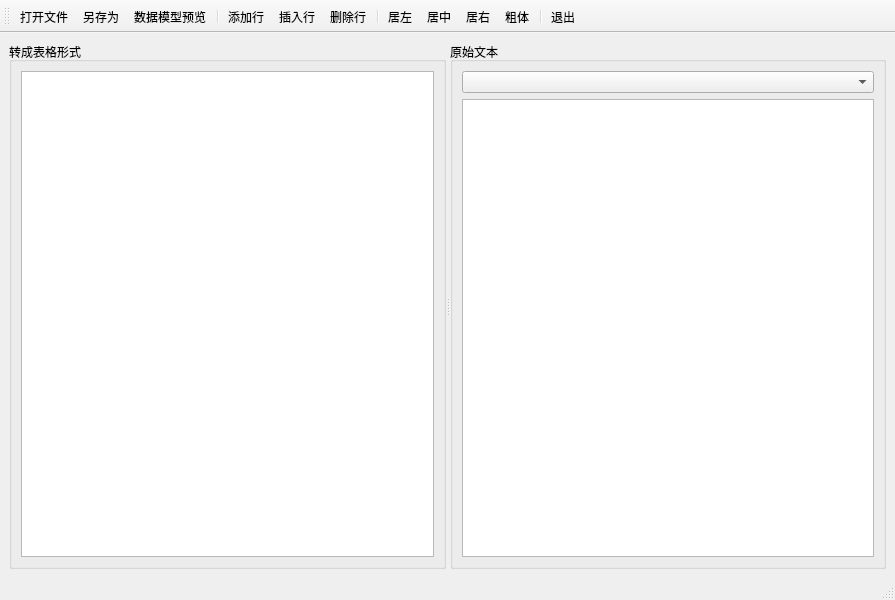
<?xml version="1.0" encoding="UTF-8"?>
<ui version="4.0">
 <class>MainWindow</class>
 <widget class="QMainWindow" name="MainWindow">
  <property name="geometry">
   <rect>
    <x>0</x>
    <y>0</y>
    <width>895</width>
    <height>600</height>
   </rect>
  </property>
  <property name="windowTitle">
   <string>MainWindow</string>
  </property>
  <widget class="QWidget" name="centralwidget">
   <layout class="QHBoxLayout" name="horizontalLayout_3">
    <item>
     <widget class="QSplitter" name="splitter">
      <property name="orientation">
       <enum>Qt::Horizontal</enum>
      </property>
      <widget class="QGroupBox" name="groupBox">
       <property name="title">
        <string>转成表格形式</string>
       </property>
       <layout class="QHBoxLayout" name="horizontalLayout">
        <item>
         <widget class="QTableView" name="tableView"/>
        </item>
       </layout>
      </widget>
      <widget class="QGroupBox" name="groupBox_2">
       <property name="title">
        <string>原始文本</string>
       </property>
       <layout class="QVBoxLayout" name="verticalLayout">
        <item>
         <widget class="QComboBox" name="comboBox"/>
        </item>
        <item>
         <widget class="QPlainTextEdit" name="plainTextEdit"/>
        </item>
       </layout>
      </widget>
     </widget>
    </item>
   </layout>
  </widget>
  <widget class="QStatusBar" name="statusbar"/>
  <widget class="QToolBar" name="toolBar">
   <property name="windowTitle">
    <string>toolBar</string>
   </property>
   <property name="toolButtonStyle">
    <enum>Qt::ToolButtonTextUnderIcon</enum>
   </property>
   <attribute name="toolBarArea">
    <enum>TopToolBarArea</enum>
   </attribute>
   <attribute name="toolBarBreak">
    <bool>false</bool>
   </attribute>
   <addaction name="actOpen"/>
   <addaction name="actSave"/>
   <addaction name="actModelData"/>
   <addaction name="separator"/>
   <addaction name="actAppend"/>
   <addaction name="actInsert"/>
   <addaction name="actDelete"/>
   <addaction name="separator"/>
   <addaction name="actAlignLeft"/>
   <addaction name="actAlignCenter"/>
   <addaction name="actAlignRight"/>
   <addaction name="actBold"/>
   <addaction name="separator"/>
   <addaction name="actExit"/>
  </widget>
  <action name="actOpen">
   <property name="icon">
    <iconset resource="res.qrc">
     <normaloff>:/images/images/openfile.png</normaloff>:/images/images/openfile.png</iconset>
   </property>
   <property name="text">
    <string>打开文件</string>
   </property>
   <property name="toolTip">
    <string>打开文件</string>
   </property>
  </action>
  <action name="actSave">
   <property name="icon">
    <iconset resource="res.qrc">
     <normaloff>:/images/images/save.png</normaloff>:/images/images/save.png</iconset>
   </property>
   <property name="text">
    <string>另存为</string>
   </property>
   <property name="toolTip">
    <string>表格内容另存为</string>
   </property>
  </action>
  <action name="actAppend">
   <property name="icon">
    <iconset resource="res.qrc">
     <normaloff>:/images/images/add.png</normaloff>:/images/images/add.png</iconset>
   </property>
   <property name="text">
    <string>添加行</string>
   </property>
   <property name="toolTip">
    <string>添加一行</string>
   </property>
  </action>
  <action name="actInsert">
   <property name="icon">
    <iconset resource="../samp4_7/res.qrc">
     <normaloff>:/images/images/insert.png</normaloff>:/images/images/insert.png</iconset>
   </property>
   <property name="text">
    <string>插入行</string>
   </property>
   <property name="toolTip">
    <string>插入一行</string>
   </property>
  </action>
  <action name="actDelete">
   <property name="icon">
    <iconset resource="../samp4_7/res.qrc">
     <normaloff>:/images/images/delete.png</normaloff>:/images/images/delete.png</iconset>
   </property>
   <property name="text">
    <string>删除行</string>
   </property>
   <property name="toolTip">
    <string>删除一行</string>
   </property>
  </action>
  <action name="actExit">
   <property name="icon">
    <iconset resource="../samp4_8/res.qrc">
     <normaloff>:/images/images/quit.png</normaloff>:/images/images/quit.png</iconset>
   </property>
   <property name="text">
    <string>退出</string>
   </property>
   <property name="toolTip">
    <string>退出</string>
   </property>
  </action>
  <action name="actModelData">
   <property name="icon">
    <iconset resource="res.qrc">
     <normaloff>:/images/images/view.png</normaloff>:/images/images/view.png</iconset>
   </property>
   <property name="text">
    <string>数据模型预览</string>
   </property>
  </action>
  <action name="actAlignLeft">
   <property name="icon">
    <iconset resource="res.qrc">
     <normaloff>:/images/images/text_align_left.png</normaloff>:/images/images/text_align_left.png</iconset>
   </property>
   <property name="text">
    <string>居左</string>
   </property>
   <property name="toolTip">
    <string>文字左对齐</string>
   </property>
  </action>
  <action name="actAlignCenter">
   <property name="icon">
    <iconset resource="res.qrc">
     <normaloff>:/images/images/text_align_center.png</normaloff>:/images/images/text_align_center.png</iconset>
   </property>
   <property name="text">
    <string>居中</string>
   </property>
   <property name="toolTip">
    <string>文字居中</string>
   </property>
  </action>
  <action name="actAlignRight">
   <property name="icon">
    <iconset resource="res.qrc">
     <normaloff>:/images/images/text_align_right.png</normaloff>:/images/images/text_align_right.png</iconset>
   </property>
   <property name="text">
    <string>居右</string>
   </property>
   <property name="toolTip">
    <string>文字右对齐</string>
   </property>
  </action>
  <action name="actBold">
   <property name="icon">
    <iconset resource="res.qrc">
     <normaloff>:/images/images/Text_Bold.png</normaloff>:/images/images/Text_Bold.png</iconset>
   </property>
   <property name="text">
    <string>粗体</string>
   </property>
   <property name="toolTip">
    <string>粗体</string>
   </property>
  </action>
 </widget>
 <resources>
  <include location="../samp4_7/res.qrc"/>
  <include location="../samp4_8/res.qrc"/>
  <include location="res.qrc"/>
 </resources>
 <connections>
  <connection>
   <sender>actExit</sender>
   <signal>triggered()</signal>
   <receiver>MainWindow</receiver>
   <slot>close()</slot>
   <hints>
    <hint type="sourcelabel">
     <x>-1</x>
     <y>-1</y>
    </hint>
    <hint type="destinationlabel">
     <x>447</x>
     <y>299</y>
    </hint>
   </hints>
  </connection>
 </connections>
</ui>
